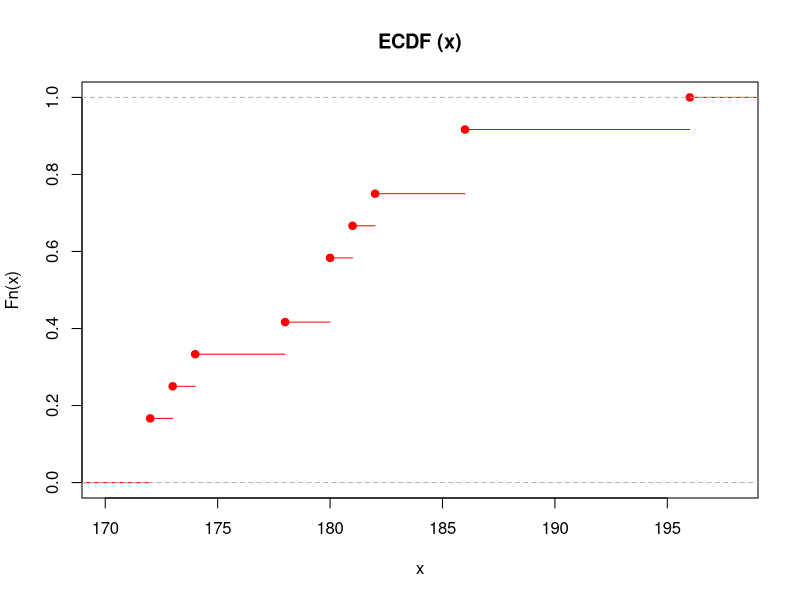

The R source for this figure:
#######################################################################################################
#   Statistical Computing Lecture-04                                                                  #
#   Date: 12st Jan 2022                                                                               #
#######################################################################################################

# Preparations
rm(list = ls(all.names = TRUE))

x <- rnorm(n=10, mean=50, sd=6)
x

# Measures of Dispersion

# sample variance
sum((x - mean(x))^2) / (length(x)-1)
var(x)

# Population variance
var(x) / length(x) * (length(x) -1)

# Sample Standard deviation
sd(x)

# Coefficient of variance
sd(x) / mean(x)

# range
range(x)

# IQR
IQR(x)

# Exercise... ... ...

# ECDF
data <- c(181, 174, 186, 172, 172, 186, 178, 182, 180, 196, 180, 173)
plot(ecdf(sort(data)), main = "ECDF (x)", col="red")

a <- c(1, 1.1, 1.2, 1.3, 1.4, 1.5)
mean(a)

var_a = mean((a-1.25)^2)
var_a

b = c(20, 22, 25, 28, 30, 35, 40)
mean(b)

var_b = sum((b-28.57)^2) / (length(b) - 1)
var_b

dt1 <- c(185, 148, 172, 126, 197, 198, 121, 158, 153, 142)

dt_len <- length(dt1)
dt_len

dt_mean <- mean(dt1)
dt_mean

var(dt1)

var_dt1 <- sum((dt1 - dt_mean)^2) / (dt_len-1)
var_dt1

std_dt1 <- sqrt(var_dt1)
std_dt1

cv_dt1 <- sd(dt1) / mean(dt1)
cv_dt1


median(dt1)

quantile(dt1, c(0.25, 0.50, 0.75))
